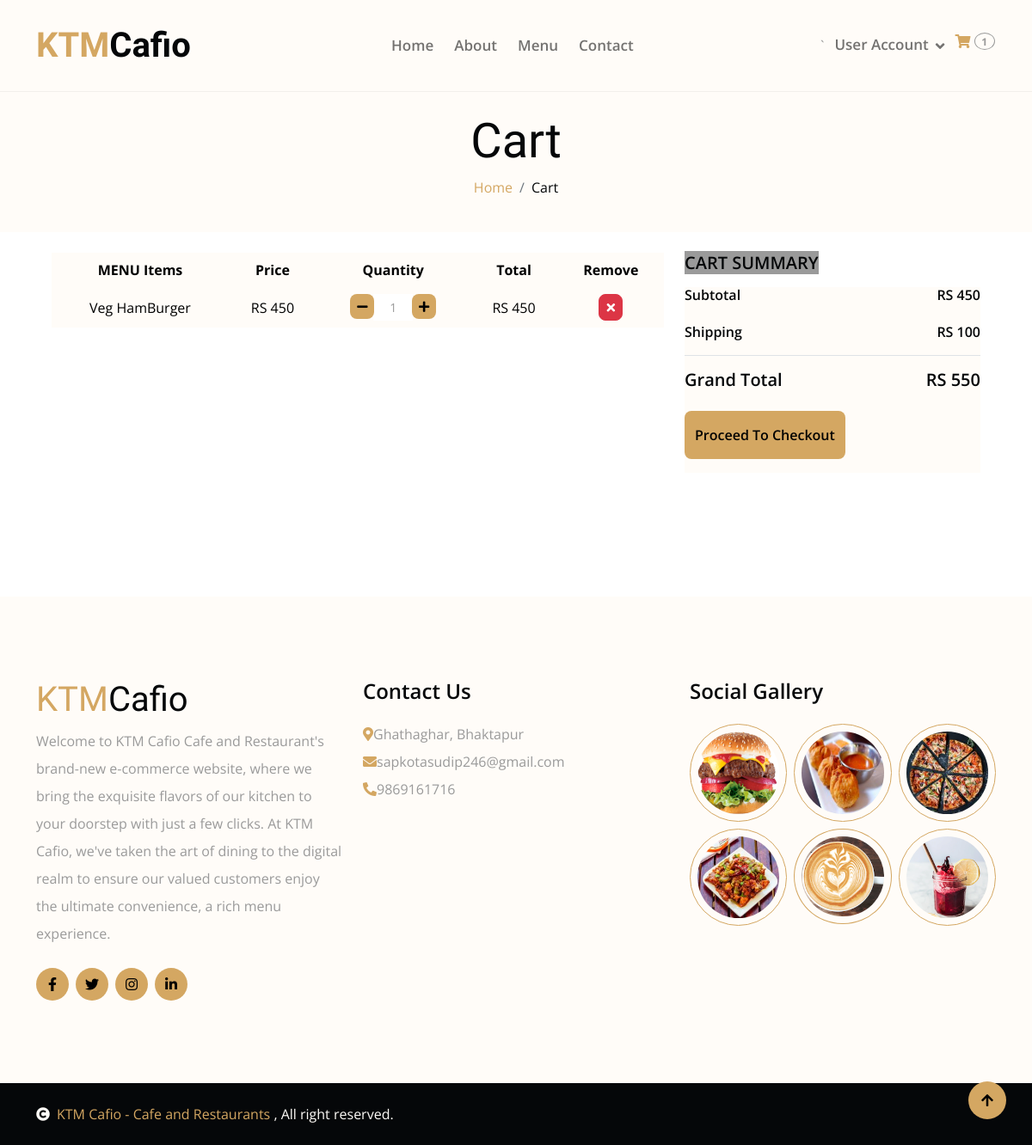
The page /cart on the database its author committed.
### home/models.py (models this page shows, shortened)
class Cart(models.Model):
    username = models.CharField(max_length = 300)
    slug = models.CharField(max_length= 300)
    quantity = models.IntegerField()
    total = models.IntegerField()
    date = models.DateTimeField(auto_now_add= True)
    checkout = models.BooleanField(default = False)
    items = models.ForeignKey(MenuItem, on_delete = models.CASCADE)

class MenuItem(models.Model):
    category = models.ForeignKey(MenuCategory, on_delete=models.CASCADE)
    name = models.CharField(max_length=100)
    price = models.IntegerField()
    description = models.TextField()
    slug = models.CharField(max_length=500, unique=True)
    labels = models.CharField(choices=LABELS, max_length=50, blank = True)

class Information(models.Model):
    address= models.CharField(max_length = 400)
    phone = models.CharField(max_length= 50)
    email = models.EmailField(max_length = 500)

### home/views.py (the view)
# urls.py: path('cart', CartView.as_view(), name = "cart"),
class CartView(BaseView):
    def get(self, request):
        username = request.user.username
        self.views["cart_counts"] = count_cart(request)
        self.views['cart_view'] = Cart.objects.filter(username = username )
        s = 0
        for i in self.views["cart_view"]:
            s = s + i.total
        self.views["sub_total"] = s
        self.views['delevery_charge'] = 100
        self.views['grand_total'] = s+100
        return render(request, 'cart.html', self.views)

### home/views.py (called while the page is built)
def count_cart(request):
    username = request.user.username
    cart_count = Cart.objects.filter(checkout = False, username = username).count()
    return cart_count

### templates/cart.html
{% extends 'base.html' %}
{% block content %}
            <div class="hero bg-light py-4 my-4 mt-0 text-center">
                <div class="container">
                    <h1 class="display-4 mb-2">Cart</h1>
                    <nav aria-label="breadcrumb">
                        <ol class="breadcrumb justify-content-center">
                            <li class="breadcrumb-item"><a href="/">Home</a></li>
                            <li class="breadcrumb-item text-dark" aria-current="page">Cart</li>
                        </ol>
                    </nav>
                </div>
            </div>
    <div class="container-fluid">
        <div class="row px-xl-5">
            <div class="col-lg-8 table-responsive mb-5">
                <table class="table table-light table-borderless table-hover text-center mb-0">
                    <thead class="thead-dark">
                        <tr>
                            <th>MENU Items</th>
                            <th>Price</th>
                            <th>Quantity</th>
                            <th>Total</th>
                            <th>Remove</th>
                        </tr>
                    </thead>
                    <tbody class="align-middle">
                    {% for cart in cart_view %}
                        <tr>
                            <td class="align-middle">{{cart.items.name}}</td>
                            <td class="align-middle">RS {{cart.items.price}}</td>
                            <td class="align-middle">
                                <div class="input-group quantity mx-auto" style="width: 100px;">
                                    <div class="input-group-btn">
                                       <a href = "/reduce_quantity/{{cart.slug}}"> <button class="btn btn-sm btn-primary btn-minus" >
                                        <i class="fa fa-minus"></i>
                                        </button></a>
                                    </div>
                                    <input type="text" class="form-control form-control-sm  border-0 text-center" value="{{cart.quantity}}">
                                    <div class="input-group-btn">
                                        <a href = "/add_to_cart/{{cart.slug}}"> <button class="btn btn-sm btn-primary btn-plus">
                                            <i class="fa fa-plus"></i>
                                        </button></a>
                                    </div>
                                </div>
                            </td>
                            <td class="align-middle">RS {{cart.total}}</td>
                            <td class="align-middle"><a href ="/delete_cart/{{cart.slug}}"><button class="btn btn-sm btn-danger"><i class="fa fa-times"></i></button></a</td>
                        </tr>
                    {% endfor %}
                    </tbody>
                </table>
            </div>
            <div class="col-lg-4">
                <h5 class="section-title position-relative text-uppercase mb-3"><span class="bg-secondary pr-3">Cart Summary</span></h5>
                <div class="bg-light p-30 mb-5">
                    <div class="border-bottom pb-2">
                        <div class="d-flex justify-content-between mb-3">
                            <h6>Subtotal</h6>
                            <h6>RS {{sub_total}}</h6>
                        </div>
                        <div class="d-flex justify-content-between">
                            <h6 class="font-weight-medium">Shipping</h6>
                            <h6 class="font-weight-medium">RS {{delevery_charge}}</h6>
                        </div>
                    </div>
                    <div class="pt-2">
                        <div class="d-flex justify-content-between mt-2">
                            <h5>Grand Total</h5>
                            <h5>RS {{grand_total}}
                        </div>
                        <a href = "/checkout">
                        <button class="btn btn-block btn-primary font-weight-bold my-3 py-3">Proceed To Checkout</button>
                        </a>
                    </div>
                </div>
            </div>
        </div>
    </div>
        {% endblock %}

### templates/base.html (shortened to what this page needs)
<!DOCTYPE html>
{% load static %}
<html lang="en" xmlns="http://www.w3.org/1999/html">
    <head>
        <link rel="stylesheet" href="https://use.fontawesome.com/releases/v5.15.4/css/all.css"/>
        <link href="https://cdn.jsdelivr.net/npm/bootstrap-icons@1.4.1/font/bootstrap-icons.css" rel="stylesheet">
        <link href="{% static 'lib/animate/animate.min.css' %}" rel="stylesheet">
        <link href="{% static 'lib/lightbox/css/lightbox.min.css' %}" rel="stylesheet">
        <link href="{% static 'lib/owlcarousel/owl.carousel.min.css' %}" rel="stylesheet">
        <link href="{% static 'css/bootstrap.min.css' %}" rel="stylesheet">
        <link href="{% static 'css/style.css' %}" rel="stylesheet">
    </head>
    <body>
        <div class="container-fluid nav-bar">
            <div class="container">
                <nav class="navbar navbar-light navbar-expand-lg py-4">
                    <a href="index.html" class="navbar-brand">
                        <h1 class="text-primary fw-bold mb-0">KTM<span class="text-dark">Cafio</span> </h1>
                    </a>
                    <div class="collapse navbar-collapse" id="navbarCollapse">
                        <div class="navbar-nav mx-auto">
                            <a href="/" class="nav-item nav-link ">Home</a>
                            <a href="about" class="nav-item nav-link ">About</a>
                            <a href="menu" class="nav-item nav-link ">Menu</a>
                            <a href="contact" class="nav-item nav-link">Contact</a>
                        </div>`
                        <div class="btn-group">
                             <div class="navbar-nav ml-auto">
                            {% if user.is_authenticated %}
                            <div class="nav-item dropdown">
                                <a href="/accounts/logout" class="nav-link dropdown-toggle" data-toggle="dropdown">{{user.username}}</a>
                                <div class="dropdown-menu">
                                    <a href="/accounts/logout" class="dropdown-item">Logout</a>
                                </div>
                            </div>
                            {% else %}
                            <div class="nav-item dropdown">
                                <a href="/accounts/login" class="nav-link dropdown-toggle" data-toggle="dropdown">User Account</a>
                            </div>
                            {% endif %}
                        </div>
                            <a href="/cart" class="btn px-0 ml-3">
                                <i class="fas fa-shopping-cart text-primary"></i>
                                <span class="badge text-secondary border border-secondary rounded-circle" style="padding-bottom: 2px;">{{cart_counts}}</span>
                            </a></div>
                </nav>
            </div>
        </div>
    {% block content %}
    {% endblock %}
<div class="container-fluid footer py-6 my-6 mb-0 bg-light wow bounceInUp" data-wow-delay="0.1s">
    <div class="container">
        <div class="row">
            <div class="col-lg-4 col-md-6">
                <div class="footer-item">
                    <h1 class="text-primary">KTM<span class="text-dark">Cafio</span></h1>
                    <p class="lh-lg mb-4">Welcome to KTM Cafio Cafe and Restaurant's brand-new e-commerce website, where we bring the exquisite flavors of our kitchen to your doorstep with just a few clicks. At KTM Cafio, we've taken the art of dining to the digital realm to ensure our valued customers enjoy the ultimate convenience, a rich menu experience.</p>
                    <div class="footer-icon d-flex">
                        <a class="btn btn-primary btn-sm-square me-2 rounded-circle" href="#"><i class="fab fa-facebook-f"></i></a>
                        <a class="btn btn-primary btn-sm-square me-2 rounded-circle" href="#"><i class="fab fa-twitter"></i></a>
                        <a href="#" class="btn btn-primary btn-sm-square me-2 rounded-circle"><i class="fab fa-instagram"></i></a>
                        <a href="#" class="btn btn-primary btn-sm-square rounded-circle"><i class="fab fa-linkedin-in"></i></a>
                    </div>
                </div>
            </div>
            <div class="col-lg-4 col-md-6">
                <div class="footer-item">
                    <h4 class="mb-4">Contact Us</h4>
                    {% for info in information %}
                    <div class="bg-light p-30 mb-3">
                        <p class="mb-2"><i class="fa fa-map-marker-alt text-primary mr-3"></i>{{info.address}}</p>
                        <p class="mb-2"><i class="fa fa-envelope text-primary mr-3"></i>{{info.email}}</p>
                        <p class="mb-2"><i class="fa fa-phone-alt text-primary mr-3"></i>{{info.phone}}</p>
                    </div>
                    {% endfor %}
                </div>
            </div>
            <div class="col-lg-4 col-md-6">
                <div class="footer-item">
                    <h4 class="mb-4">Social Gallery</h4>
                    <div class="row g-2">
                        <div class="col-4">
                            <img src="{% static 'img/Burger.png' %}" class="img-fluid rounded-circle border border-primary p-2" alt="">
                        </div>
                        <div class="col-4">
                            <img src="{% static 'img/FriedMomo.jpg' %}" class="img-fluid rounded-circle border border-primary p-2" alt="">
                        </div>
                        <div class="col-4">
                            <img src="{% static 'img/ItalianPizza.jpg' %}" class="img-fluid rounded-circle border border-primary p-2" alt="">
                        </div>
                        <div class="col-4">
                            <img src="{% static 'img/chillichicken.jpg' %}" class="img-fluid rounded-circle border border-primary p-2" alt="">
                        </div>
                        <div class="col-4">
                            <img src="{% static 'img/hot-cappuccino.png' %}" class="img-fluid rounded-circle border border-primary p-2" alt="">
                        </div>
                        <div class="col-4">
                            <img src="{% static 'img/img_1.png' %}" class="img-fluid rounded-circle border border-primary p-2" alt="">
                        </div>
                    </div>
                </div>
            </div>
        </div>
    </div>
</div>
        <div class="container-fluid copyright bg-dark py-4">
            <div class="container">
                <div class="row">
                    <div class="col-md-6 text-center text-md-start mb-3 mb-md-0">
                        <span class="text-light"><a href="#"><i class="fas fa-copyright text-light me-2"></i>KTM Cafio - Cafe and Restaurants </a>, All right reserved.</span>
                    </div>
            </div>
        </div>
        <a href="#" class="btn btn-md-square btn-primary rounded-circle back-to-top"><i class="fa fa-arrow-up"></i></a>
    </body>
</html>

### static/css/style.css (style rules this page uses)
.back-to-top { position: fixed; right: 30px; bottom: 30px; z-index: 99; }
h1, h2, h3, .h1, .h2, .h3 { font-weight: 400 !important; font-family: 'Playball', cursive !important; }
h4, h5, h6, .h4, .h5, .h6 { font-weight: 600 !important; font-family: 'Open Sans', sans-serif !important; }
.my-6 { margin-top: 6rem; margin-bottom: 6rem; }
.py-6 { padding-top: 6rem; padding-bottom: 6rem; }
.wow, .animated { animation-duration: 2s !important; }
.btn.btn-primary { border: 0; }
.btn { font-weight: 600; transition: .5s; }
.btn-sm-square { width: 38px; height: 38px; }
.btn-md-square { width: 44px; height: 44px; }
.btn-square, .btn-sm-square, .btn-md-square, .btn-lg-square { padding: 0; display: flex; align-items: center; justify-content: center; font-weight: normal; }
.nav-bar { background: var(--bs-light); border-bottom: 1px solid rgba(0, 0, 0, .05); }
.navbar .navbar-nav .nav-link { padding: 10px 12px; font-weight: 600; font-size: 17px; transition: .5s; }
.navbar .dropdown-toggle::after { border: none; content: "\f107"; font-family: "Font Awesome 5 Free"; font-weight: 700; vertical-align: middle; margin-left: 8px; }

### rows shown on the page
Cart: items.name "Veg HamBurger", items.price "450", quantity "1", total "450"
Information: address "Ghathaghar, Bhaktapur", email "sapkotasudip246@gmail.com", phone "9869161716"

### other values the page prints
{{ cart_counts }} "1"
{{ sub_total }} "450"
{{ delevery_charge }} "100"
{{ grand_total }} "550"
